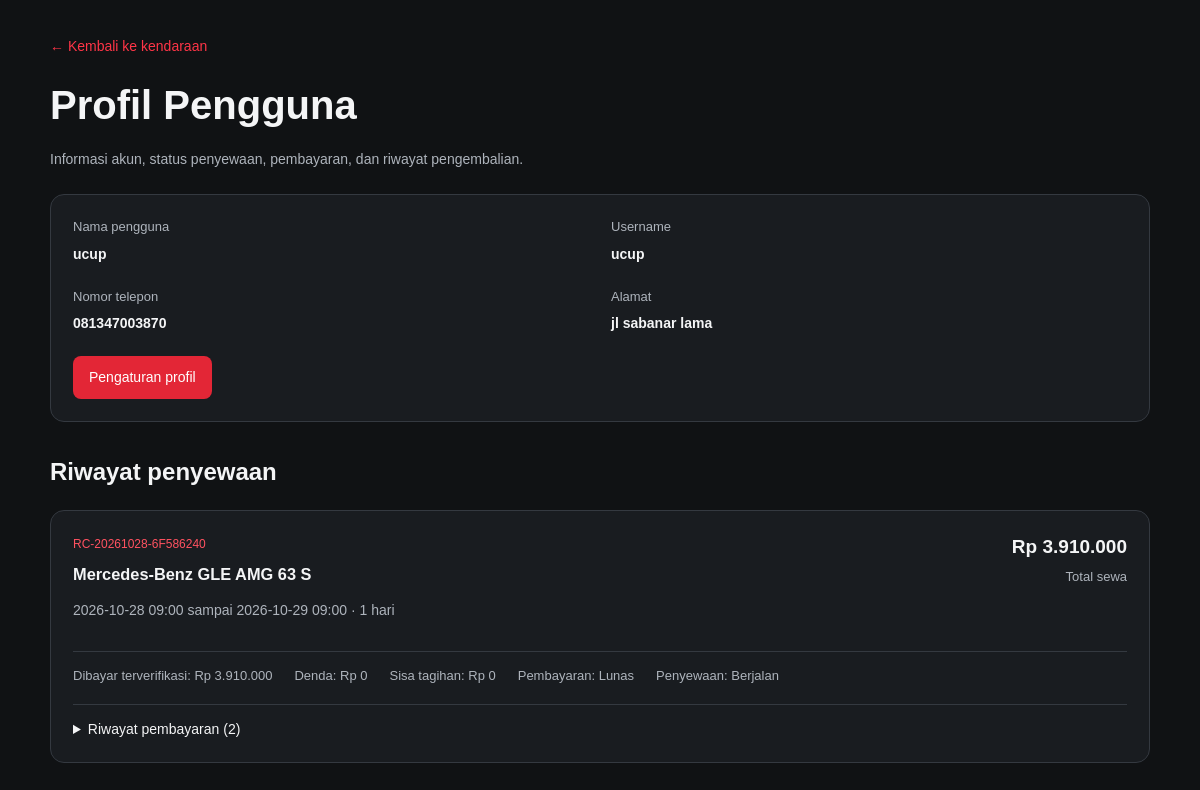
Screenshot of /profil.php (signed in) with the database file from the repository.
### tables this page shows
CREATE TABLE `users` (
  `id_user` int(10) UNSIGNED NOT NULL,
  `username` varchar(50) NOT NULL,
  `password` varchar(255) NOT NULL,
  `nama` varchar(100) NOT NULL,
  `level` enum('admin','petugas') DEFAULT NULL COMMENT 'NULL = akun pelanggan',
  `id_pelanggan` int(10) UNSIGNED DEFAULT NULL,
  `foto_profil` varchar(255) DEFAULT NULL,
  `aktif` tinyint(1) NOT NULL DEFAULT 1,
  `last_login_at` datetime DEFAULT NULL,
  `created_at` timestamp NOT NULL DEFAULT current_timestamp(),
  `updated_at` timestamp NOT NULL DEFAULT current_timestamp() ON UPDATE current_timestamp()
);

CREATE TABLE `pelanggan` (
  `id_pelanggan` int(10) UNSIGNED NOT NULL,
  `nama` varchar(100) NOT NULL,
  `nik` varchar(30) NOT NULL,
  `no_hp` varchar(20) NOT NULL,
  `alamat` text NOT NULL,
  `jenis_kelamin` enum('Laki-laki','Perempuan') NOT NULL,
  `no_sim` varchar(50) NOT NULL,
  `created_at` timestamp NOT NULL DEFAULT current_timestamp(),
  `updated_at` timestamp NOT NULL DEFAULT current_timestamp() ON UPDATE current_timestamp()
);

CREATE TABLE `transaksi` (
  `id_transaksi` int(10) UNSIGNED NOT NULL,
  `kode_transaksi` varchar(30) NOT NULL,
  `id_pelanggan` int(10) UNSIGNED NOT NULL,
  `id_kendaraan` int(10) UNSIGNED NOT NULL,
  `tanggal_sewa` date NOT NULL,
  `waktu_sewa` time NOT NULL DEFAULT '09:00:00',
  `tanggal_kembali` date NOT NULL,
  `waktu_kembali` time NOT NULL DEFAULT '09:00:00',
  `lama_sewa` smallint(5) UNSIGNED NOT NULL,
  `harga_sewa` decimal(12,2) NOT NULL,
  `total_harga` decimal(12,2) NOT NULL,
  `uang_bayar` decimal(12,2) NOT NULL DEFAULT 0.00 COMMENT 'Cache total pembayaran yang diverifikasi, diperbarui dari tabel pembayaran',
  `metode_pembayaran` varchar(30) DEFAULT NULL,
  `kembalian` decimal(12,2) NOT NULL DEFAULT 0.00,
  `status_pembayaran` enum('Belum Dibayar','Menunggu Verifikasi','Belum Lunas','DP Dibayar','Lunas','Gagal','Pengembalian Dana') NOT NULL DEFAULT 'Belum Dibayar',
  `status_transaksi` enum('Dipesan','Berjalan','Terlambat','Selesai','Dibatalkan') NOT NULL DEFAULT 'Dipesan',
  `created_by_user` int(10) UNSIGNED DEFAULT NULL,
  `request_token` varchar(64) DEFAULT NULL,
  `catatan_pelanggan` varchar(500) DEFAULT NULL,
  `created_at` timestamp NOT NULL DEFAULT current_timestamp(),
  `updated_at` timestamp NOT NULL DEFAULT current_timestamp() ON UPDATE current_timestamp()
);

CREATE TABLE `kendaraan` (
  `id_kendaraan` int(10) UNSIGNED NOT NULL,
  `kode_kendaraan` varchar(20) NOT NULL,
  `nama_kendaraan` varchar(100) NOT NULL,
  `jenis` enum('Mobil','Motor') NOT NULL,
  `merk` varchar(50) NOT NULL,
  `tipe` varchar(50) NOT NULL,
  `tahun` year(4) NOT NULL,
  `nomor_polisi` varchar(20) NOT NULL,
  `harga_sewa` decimal(12,2) NOT NULL DEFAULT 0.00,
  `status` enum('Tersedia','Dipesan','Disewa','Perawatan') NOT NULL DEFAULT 'Tersedia',
  `foto` varchar(255) DEFAULT NULL,
  `catatan` text DEFAULT NULL,
  `created_at` timestamp NOT NULL DEFAULT current_timestamp(),
  `updated_at` timestamp NOT NULL DEFAULT current_timestamp() ON UPDATE current_timestamp()
);

### profil.php (the view, shortened to what this page needs)
<?php
require_once __DIR__ . '/config/koneksi.php';
$userId = (int)($_SESSION['id_user'] ?? 0);
$stmt = $koneksi->prepare(
    'SELECT u.id_user,u.nama,u.username,u.id_pelanggan,p.no_hp,p.alamat,p.nik,p.no_sim,p.jenis_kelamin
     FROM users u LEFT JOIN pelanggan p ON p.id_pelanggan=u.id_pelanggan
     WHERE u.id_user=? LIMIT 1'
);
$stmt->bind_param('i', $userId);
$stmt->execute();
$profile = $stmt->get_result()->fetch_assoc();
$transactions = [];
if (!empty($profile['id_pelanggan'])) {
    $customerId = (int)$profile['id_pelanggan'];
    $stmt = $koneksi->prepare(
        "SELECT t.id_transaksi,t.kode_transaksi,t.tanggal_sewa,t.waktu_sewa,t.tanggal_kembali,t.waktu_kembali,
                t.lama_sewa,t.harga_sewa,t.total_harga,COALESCE(ps.dibayar_sewa,0) AS uang_bayar,
                t.status_pembayaran,t.status_transaksi,t.metode_pembayaran,
                k.id_kendaraan,k.nama_kendaraan,k.foto,
                COALESCE(d.total_denda,0) AS total_denda,COALESCE(ps.dibayar_denda,0) AS denda_dibayar,
                COALESCE(ps.pending_sewa,0) AS pending_sewa,
                COALESCE(ps.pending_denda,0) AS pending_denda,
                GREATEST(0,t.total_harga-COALESCE(ps.dibayar_sewa,0)) AS sisa_sewa,
                GREATEST(0,COALESCE(d.total_denda,0)-COALESCE(ps.dibayar_denda,0)) AS sisa_denda,
                (GREATEST(0,t.total_harga-COALESCE(ps.dibayar_sewa,0))
                 + GREATEST(0,COALESCE(d.total_denda,0)-COALESCE(ps.dibayar_denda,0))) AS sisa_tagihan,
                COALESCE(ps.jumlah_pembayaran_terverifikasi,0) AS jumlah_pembayaran_terverifikasi,
                r.tanggal_pengembalian,r.waktu_pengembalian
         FROM transaksi t JOIN kendaraan k ON k.id_kendaraan=t.id_kendaraan
         LEFT JOIN denda d ON d.id_transaksi=t.id_transaksi
         LEFT JOIN (
            SELECT p.id_transaksi,
                   SUM(CASE WHEN p.status='Diverifikasi' AND p.jenis <> 'Denda' THEN p.nominal ELSE 0 END) AS dibayar_sewa,
                   SUM(CASE WHEN p.status='Diverifikasi' AND p.jenis = 'Denda' THEN p.nominal ELSE 0 END) AS dibayar_denda,
                   SUM(CASE WHEN p.status='Menunggu Verifikasi' AND p.jenis <> 'Denda' THEN p.nominal ELSE 0 END) AS pending_sewa,
                   SUM(CASE WHEN p.status='Menunggu Verifikasi' AND p.jenis = 'Denda' THEN p.nominal ELSE 0 END) AS pending_denda,
                   SUM(CASE WHEN p.status='Diverifikasi' THEN 1 ELSE 0 END) AS jumlah_pembayaran_terverifikasi
            FROM pembayaran p GROUP BY p.id_transaksi
         ) ps ON ps.id_transaksi=t.id_transaksi
         LEFT JOIN pengembalian r ON r.id_transaksi=t.id_transaksi
         WHERE t.id_pelanggan=? ORDER BY t.created_at DESC,t.id_transaksi DESC"
    );
    $stmt->bind_param('i', $customerId);
    $stmt->execute();
    $transactions = $stmt->get_result()->fetch_all(MYSQLI_ASSOC);
}
function ph($value): string { return htmlspecialchars((string)$value, ENT_QUOTES, 'UTF-8'); }
function pm($value): string { return 'Rp ' . number_format((float)$value, 0, ',', '.'); }
?><!doctype html>
<html lang="id">
<head>
    <link rel="stylesheet" href="assets/css/index.css">
    <link rel="stylesheet" href="assets/css/profil.css">
</head>
<body class="rentcar-profile-page">
<main class="profile-shell">
    <header class="profile-header">
        <a href="kendaraan.php" class="profile-back">← Kembali ke kendaraan</a>
        <h1>Profil Pengguna</h1>
        <p>Informasi akun, status penyewaan, pembayaran, dan riwayat pengembalian.</p>
    </header>
    <section class="profile-card">
        <div><span class="profile-label">Nama pengguna</span><strong><?= ph($profile['nama'] ?? $_SESSION['nama'] ?? 'Pengguna'); ?></strong></div>
        <div><span class="profile-label">Username</span><strong><?= ph($profile['username'] ?? ''); ?></strong></div>
        <div><span class="profile-label">Nomor telepon</span><strong><?= ph($profile['no_hp'] ?? 'Belum diisi'); ?></strong></div>
        <div><span class="profile-label">Alamat</span><strong><?= ph($profile['alamat'] ?? 'Belum diisi'); ?></strong></div>
        <a class="profile-action" href="pengaturan.php">Pengaturan profil</a>
    </section>
    <section class="profile-history">
        <h2>Riwayat penyewaan</h2>
        <?php if (!$transactions) : ?>
            <p class="profile-empty">Belum ada riwayat penyewaan pada akun ini.</p>
        <?php else : ?>
            <div class="profile-transactions">
                <?php foreach ($transactions as $t) :
                    $paymentStmt = $koneksi->prepare('SELECT id_pembayaran,nominal,metode_pembayaran,jenis,status,created_at,nomor_referensi,bukti_pembayaran FROM pembayaran WHERE id_transaksi=? ORDER BY created_at DESC,id_pembayaran DESC');
                    $paymentStmt->bind_param('i', $t['id_transaksi']);
                    $paymentStmt->execute();
                    $payments = $paymentStmt->get_result()->fetch_all(MYSQLI_ASSOC);
                ?>
                    <article class="profile-rental">
                        <div class="profile-rental-main">
                            <div>
                                <span class="profile-code"><?= ph($t['kode_transaksi']); ?></span>
                                <h3><?= ph($t['nama_kendaraan']); ?></h3>
                                <p><?= ph($t['tanggal_sewa']); ?> <?= ph(substr((string)$t['waktu_sewa'],0,5)); ?> sampai <?= ph($t['tanggal_kembali']); ?> <?= ph(substr((string)$t['waktu_kembali'],0,5)); ?> · <?= (int)$t['lama_sewa']; ?> hari</p>
                            </div>
                            <div class="profile-rental-total"><strong><?= pm($t['total_harga']); ?></strong><span>Total sewa</span></div>
                        </div>
                        <div class="profile-payment-summary">
                            <span>Dibayar terverifikasi: <?= pm($t['uang_bayar']); ?></span>
                            <span>Denda: <?= pm($t['total_denda']); ?></span>
                            <span>Sisa tagihan: <?= pm($t['sisa_tagihan']); ?></span>
                            <span>Pembayaran: <?= ph($t['status_pembayaran']); ?></span>
                            <span>Penyewaan: <?= ph($t['status_transaksi']); ?></span>
                        </div>
                        <details class="profile-payment-history"><summary>Riwayat pembayaran (<?= count($payments); ?>)</summary>
                        </details>
                    </article>
                <?php endforeach; ?>
            </div>
        <?php endif; ?>
    </section>
</main>
</body>
</html>

### assets/css/index.css (style rules this page uses)
:root { --bg: #1c1e21; --bg-side: #16181a; --panel: #24272b; --raised: #2d3136; --line: #40464d; --line-soft: #2c3035; --text: #ecebe8; --text-2: #dadde0; --muted: #b7bdc4; --red: #e32636; --red-hover: #c91e2d; --red-text: #ff7580; --red-soft: rgba(227, 38, 54, 0.14); --ok: #86c49b; --font: "Archivo", system-ui, -apple-system, "Segoe UI", sans-serif; --header-height: 74px; --container-width: 1360px; }
* { box-sizing: border-box; }
html { scroll-behavior: auto; scroll-padding-top: calc(var(--header-height) + 15px); }
body { margin: 0; overflow-x: hidden; color: var(--text); background: var(--bg); font-family: var(--font); font-size: 14px; line-height: 1.5; font-variant-numeric: tabular-nums; }
body, input, button, textarea { font-family: var(--font); }
a { color: inherit; text-decoration: none; }
button, a, input { -webkit-tap-highlight-color: transparent; }

### assets/css/profil.css (style rules this page uses)
.rentcar-profile-page { margin: 0; background: #101214; color: #f4f5f6; font-family: Arial, sans-serif }
.profile-shell { width: min(1100px, calc(100% - 32px)); margin: 36px auto 60px }
.profile-header { margin-bottom: 24px }
.profile-header h1 { margin: 18px 0 8px; font-size: clamp(28px, 4vw, 40px) }
.profile-header p, .profile-rental p { color: #aeb4bc }
.profile-back { color: #ff3547; text-decoration: none }
.profile-card, .profile-rental { background: #191c20; border: 1px solid #343940; border-radius: 14px; padding: 22px }
.profile-card { display: grid; grid-template-columns: repeat(2, minmax(0, 1fr)); gap: 22px; margin-bottom: 32px }
.profile-card>div { display: grid; gap: 7px; min-width: 0 }
.profile-label, .profile-payment-summary, .profile-rental-total span { font-size: 13px; color: #aeb4bc }
.profile-action { grid-column: 1/-1; justify-self: start; background: #e32636; color: white; text-decoration: none; padding: 11px 16px; border-radius: 8px }
.profile-history h2 { font-size: 24px }
.profile-transactions { display: grid; gap: 14px }
.profile-rental-main { display: flex; justify-content: space-between; gap: 20px }
.profile-code { font-size: 12px; color: #ff5260 }
.profile-rental h3 { margin: 8px 0 }
.profile-rental-total { display: grid; align-content: start; text-align: right; gap: 6px }
.profile-rental-total strong { font-size: 19px }
.profile-payment-summary { display: flex; gap: 12px 22px; flex-wrap: wrap; border-top: 1px solid #343940; margin-top: 16px; padding-top: 14px }
.profile-payment-history { margin-top: 18px; border-top: 1px solid #343940; padding-top: 14px }

### rows the page displays
users: nama "ucup", username "ucup", id_pelanggan.no_hp "081347003870", id_pelanggan.alamat "jl sabanar lama"
transaksi: kode_transaksi "RC-20261028-6F586240", id_kendaraan.nama_kendaraan "Mercedes-Benz GLE AMG 63 S", tanggal_sewa "2026-10-28", waktu_sewa "09:00", tanggal_kembali "2026-10-29", waktu_kembali "09:00", lama_sewa "1", total_harga "Rp 3.910.000", uang_bayar "Rp 3.910.000", total_denda "Rp 0", sisa_tagihan "Rp 0", status_pembayaran "Lunas", status_transaksi "Berjalan", count($payments) "2"
